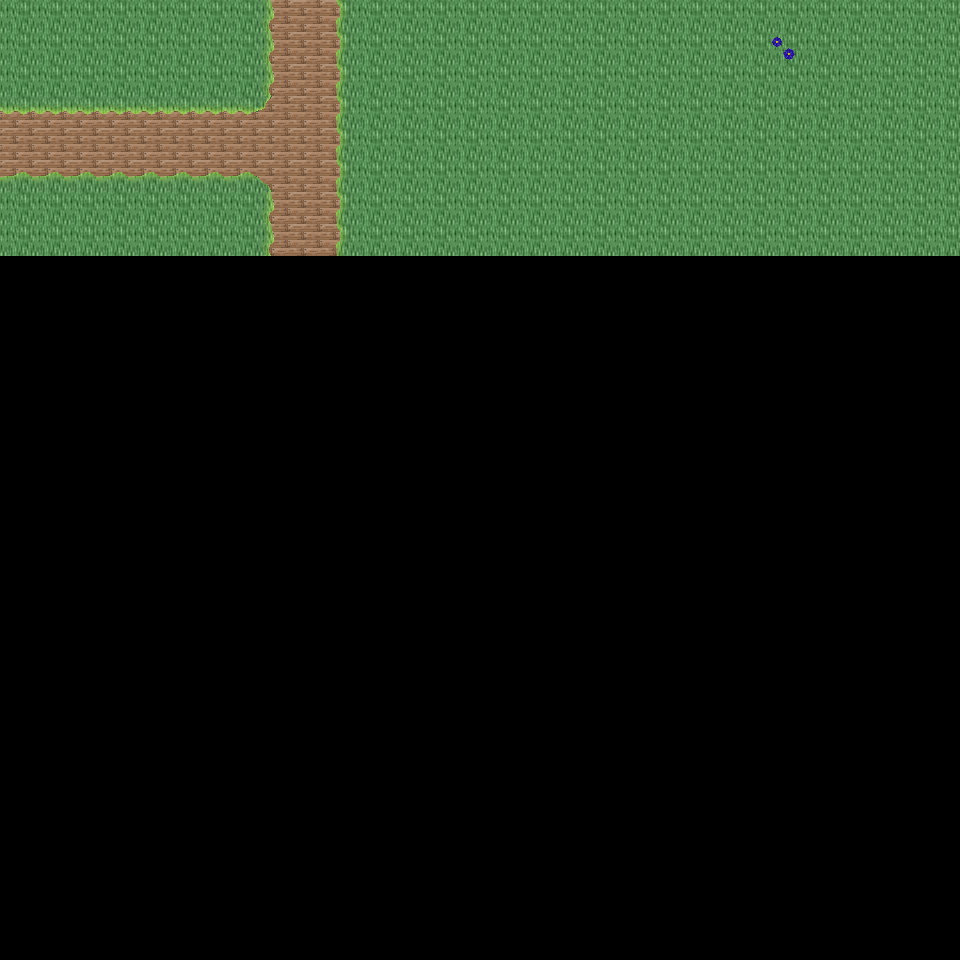

This game map was drawn from its Tiled (.tmx) file and the tilesets committed beside it. A one-line description and the trimmed map source follow:
An orthogonal 30x30 tile map with 32x32 px tiles, 6 tile layers (Ground, Object, Object2, Above, ...), 46 tilesets and 3 objects (3x mapExit).

<map version="1.0" orientation="orthogonal" renderorder="right-down" width="30" height="30" tilewidth="32" tileheight="32" nextobjectid="4">
  <tileset firstgid="1" name="tileset_logic_collision" tilewidth="32" tileheight="32" tilecount="1" columns="1">
    <image source="../drawable/tileset_logic_collision.png" width="32" height="32" />
  </tileset>
  <tileset firstgid="2" name="tileset_ground_ground" tilewidth="32" tileheight="32" tilecount="33" columns="3">
    <image source="../drawable/tileset_ground_ground.png" width="96" height="352" />
  </tileset>
  <tileset firstgid="35" name="tileset_building_castle" tilewidth="32" tileheight="32" tilecount="320" columns="20">
    <image source="../drawable/tileset_building_castle.png" width="640" height="512" />
  </tileset>
  <tileset firstgid="355" name="tileset_item_weapon_cannon" tilewidth="32" tileheight="32" tilecount="12" columns="3">
    <image source="../drawable/tileset_item_weapon_cannon.png" width="96" height="128" />
  </tileset>
  <tileset firstgid="367" name="tileset_item_pot_barrels_1" tilewidth="32" tileheight="32" tilecount="8" columns="4">
    <image source="../drawable/tileset_item_pot_barrels_1.png" width="128" height="64" />
  </tileset>
  <tileset firstgid="375" name="tileset_plant_tree_tree_darkgreen" tilewidth="32" tileheight="32" tilecount="88" columns="8">
    <image source="../drawable/tileset_plant_tree_tree_darkgreen.png" width="256" height="352" />
  </tileset>
  <tileset firstgid="463" name="tileset_building_decoration_chimney_big" tilewidth="32" tileheight="32" tilecount="2" columns="1">
    <image source="../drawable/tileset_building_decoration_chimney_big.png" width="32" height="64" />
  </tileset>
  <tileset firstgid="465" name="tileset_building_door_door" tilewidth="32" tileheight="32" tilecount="6" columns="3">
    <image source="../drawable/tileset_building_door_door.png" width="96" height="64" />
  </tileset>
  <tileset firstgid="471" name="tileset_building_door_closed" tilewidth="32" tileheight="32" tilecount="1" columns="1">
    <image source="../drawable/tileset_building_door_closed.png" width="32" height="32" />
  </tileset>
  <tileset firstgid="472" name="tileset_building_window_window_centered" tilewidth="32" tileheight="32" tilecount="1" columns="1">
    <image source="../drawable/tileset_building_window_window_centered.png" width="32" height="32" />
  </tileset>
  <tileset firstgid="473" name="tileset_plant_bush_bushes" tilewidth="32" tileheight="32" tilecount="10" columns="5">
    <image source="../drawable/tileset_plant_bush_bushes.png" width="160" height="64" />
  </tileset>
  <tileset firstgid="483" name="tileset_furniture_sink_pale_brown_stone" tilewidth="32" tileheight="32" tilecount="4" columns="2">
    <image source="../drawable/tileset_furniture_sink_pale_brown_stone.png" width="64" height="64" />
  </tileset>
  <tileset firstgid="487" name="tileset_logic_item_sheepfood" tilewidth="32" tileheight="32" tilecount="1" columns="1">
    <image source="../drawable/tileset_logic_item_sheepfood.png" width="32" height="32" />
  </tileset>
  <tileset firstgid="488" name="tileset_logic_creature_sheep" tilewidth="32" tileheight="32" tilecount="1" columns="1">
    <image source="../drawable/tileset_logic_creature_sheep.png" width="32" height="32" />
  </tileset>
  <tileset firstgid="489" name="tileset_ground_grass_edges" tilewidth="32" tileheight="32" tilecount="36" columns="12">
    <image source="../drawable/tileset_ground_grass_edges.png" width="384" height="96" />
  </tileset>
  <tileset firstgid="525" name="tileset_ground_grass_corners" tilewidth="32" tileheight="32" tilecount="24" columns="6">
    <image source="../drawable/tileset_ground_grass_corners.png" width="192" height="128" />
  </tileset>
  <tileset firstgid="549" name="tileset_building_decoration_chimney" tilewidth="32" tileheight="32" tilecount="2" columns="1">
    <image source="../drawable/tileset_building_decoration_chimney.png" width="32" height="64" />
  </tileset>
  <tileset firstgid="551" name="tileset_plant_tree_taller_trees" tilewidth="32" tileheight="32" tilecount="32" columns="8">
    <image source="../drawable/tileset_plant_tree_taller_trees.png" width="256" height="128" />
  </tileset>
  <tileset firstgid="583" name="tileset_plant_vine" tilewidth="32" tileheight="32" tilecount="3" columns="1">
    <image source="../drawable/tileset_plant_vine.png" width="32" height="96" />
  </tileset>
  <tileset firstgid="586" name="tileset_logic_item_fruits" tilewidth="32" tileheight="32" tilecount="16" columns="8">
    <image source="../drawable/tileset_logic_item_fruits.png" width="256" height="64" />
  </tileset>
  <tileset firstgid="602" name="tileset_logic_item_vegetable" tilewidth="32" tileheight="32" tilecount="16" columns="8">
    <image source="../drawable/tileset_logic_item_vegetable.png" width="256" height="64" />
  </tileset>
  <tileset firstgid="618" name="tileset_building_fence_fence_chunky" tilewidth="32" tileheight="32" tilecount="21" columns="3">
    <image source="../drawable/tileset_building_fence_fence_chunky.png" width="96" height="224" />
  </tileset>
  <tileset firstgid="639" name="tileset_furniture_light_lamp_blue" tilewidth="32" tileheight="32" tilecount="3" columns="1">
    <image source="../drawable/tileset_furniture_light_lamp_blue.png" width="32" height="96" />
  </tileset>
  <tileset firstgid="642" name="tileset_light_dim_light_7x5" tilewidth="32" tileheight="32" tilecount="35" columns="7">
    <image source="../drawable/tileset_light_dim_light_7x5.png" width="224" height="160" />
  </tileset>
  <tileset firstgid="677" name="tileset_logic_protection" tilewidth="32" tileheight="32" tilecount="2" columns="2">
    <image source="../drawable/tileset_logic_protection.png" width="64" height="32" />
  </tileset>
  <tileset firstgid="679" name="tileset_logic_item_resources" tilewidth="32" tileheight="32" tilecount="6" columns="6">
    <image source="../drawable/tileset_logic_item_resources.png" width="192" height="32" />
  </tileset>
  <tileset firstgid="685" name="tileset_logic_item_mushroom" tilewidth="32" tileheight="32" tilecount="6" columns="6">
    <image source="../drawable/tileset_logic_item_mushroom.png" width="192" height="32" />
  </tileset>
  <tileset firstgid="691" name="tileset_plant_flower_daisy_blue" tilewidth="32" tileheight="32" tilecount="8" columns="2">
    <image source="../drawable/tileset_plant_flower_daisy_blue.png" width="64" height="128" />
  </tileset>
  <tileset firstgid="699" name="tileset_plant_flower_daisy_red" tilewidth="32" tileheight="32" tilecount="8" columns="2">
    <image source="../drawable/tileset_plant_flower_daisy_red.png" width="64" height="128" />
  </tileset>
  <tileset firstgid="707" name="tileset_plant_flower_daisy_white" tilewidth="32" tileheight="32" tilecount="8" columns="2">
    <image source="../drawable/tileset_plant_flower_daisy_white.png" width="64" height="128" />
  </tileset>
  <tileset firstgid="715" name="tileset_plant_flower_daisy_yellow" tilewidth="32" tileheight="32" tilecount="8" columns="2">
    <image source="../drawable/tileset_plant_flower_daisy_yellow.png" width="64" height="128" />
  </tileset>
  <tileset firstgid="723" name="tileset_logic_creature_animal" tilewidth="32" tileheight="32" tilecount="32" columns="8">
    <image source="../drawable/tileset_logic_creature_animal.png" width="256" height="128" />
  </tileset>
  <tileset firstgid="755" name="tileset_logic_creature_rodent" tilewidth="32" tileheight="32" tilecount="8" columns="8">
    <image source="../drawable/tileset_logic_creature_rodent.png" width="256" height="32" />
  </tileset>
  <tileset firstgid="763" name="tileset_item_hen_nest" tilewidth="32" tileheight="32" tilecount="1" columns="1">
    <image source="../drawable/tileset_item_hen_nest.png" width="32" height="32" />
  </tileset>
  <tileset firstgid="764" name="tileset_logic_item_dairy" tilewidth="32" tileheight="32" tilecount="1" columns="1">
    <image source="../drawable/tileset_logic_item_dairy.png" width="32" height="32" />
  </tileset>
  <tileset firstgid="765" name="tileset_plant_flower_red_blue_clusters" tilewidth="32" tileheight="32" tilecount="4" columns="1">
    <image source="../drawable/tileset_plant_flower_red_blue_clusters.png" width="32" height="128" />
  </tileset>
  <tileset firstgid="769" name="tileset_plant_flower_pointed_yellow" tilewidth="32" tileheight="32" tilecount="2" columns="2">
    <image source="../drawable/tileset_plant_flower_pointed_yellow.png" width="64" height="32" />
  </tileset>
  <tileset firstgid="771" name="tileset_building_decoration_banner" tilewidth="32" tileheight="32" tilecount="12" columns="1">
    <image source="../drawable/tileset_building_decoration_banner.png" width="32" height="384" />
  </tileset>
  <tileset firstgid="783" name="tileset_logic_creature_fowl" tilewidth="32" tileheight="32" tilecount="6" columns="6">
    <image source="../drawable/tileset_logic_creature_fowl.png" width="192" height="32" />
  </tileset>
  <tileset firstgid="789" name="tileset_logic_portal" tilewidth="32" tileheight="32" tilecount="24" columns="8">
    <image source="../drawable/tileset_logic_portal.png" width="256" height="96" />
  </tileset>
  <tileset firstgid="813" name="tileset_building_cottage" tilewidth="32" tileheight="32" tilecount="256" columns="16">
    <image source="../drawable/tileset_building_cottage.png" width="512" height="512" />
  </tileset>
  <tileset firstgid="1069" name="tileset_building_roof_thatched_roof" tilewidth="32" tileheight="32" tilecount="256" columns="16">
    <image source="../drawable/tileset_building_roof_thatched_roof.png" width="512" height="512" />
  </tileset>
  <tileset firstgid="1325" name="tileset_building_door_doors" tilewidth="32" tileheight="32" tilecount="256" columns="16">
    <image source="../drawable/tileset_building_door_doors.png" width="512" height="512" />
  </tileset>
  <tileset firstgid="1581" name="tileset_building_window_windows" tilewidth="32" tileheight="32" tilecount="256" columns="16">
    <image source="../drawable/tileset_building_window_windows.png" width="512" height="512" />
  </tileset>
  <tileset firstgid="1837" name="tileset_ground_ground_3" tilewidth="32" tileheight="32" tilecount="5" columns="5">
    <image source="../drawable/tileset_ground_ground_3.png" width="160" height="32" />
  </tileset>
  <tileset firstgid="1842" name="tileset_plant_bush_leafy" tilewidth="32" tileheight="32" tilecount="48" columns="8">
    <image source="../drawable/tileset_plant_bush_leafy.png" width="256" height="192" />
  </tileset>
  <layer name="Ground" width="30" height="30">
    <data>[900 cells, 240 non-empty, 2 distinct tile ids]</data>
  </layer>
  <layer name="Object" width="30" height="30">
    <data>[900 cells, 32 non-empty, 7 distinct tile ids]</data>
  </layer>
  <layer name="Object2" width="30" height="30">
    <data>[900 cells, 0 non-empty, 0 distinct tile ids]</data>
  </layer>
  <layer name="Above" width="30" height="30">
    <data>[900 cells, 0 non-empty, 0 distinct tile ids]</data>
  </layer>
  <layer name="Above2" width="30" height="30">
    <data>[900 cells, 0 non-empty, 0 distinct tile ids]</data>
  </layer>
  <layer name="Walkable" width="30" height="30">
    <data>[900 cells, 0 non-empty, 0 distinct tile ids]</data>
  </layer>
  <objectgroup name="MapEvents">
    <object id="1" name="north" type="mapExit" x="0" y="0" width="960" height="32">
      <properties>
        <property name="map" value="level_0_x2_y45" />
        <property name="x" value="0" />
        <property name="y" value="28" />
      </properties>
    </object>
    <object id="2" name="west" type="mapExit" x="0" y="0" width="32" height="960">
      <properties>
        <property name="map" value="level_0_x1_y46" />
        <property name="x" value="28" />
        <property name="y" value="0" />
      </properties>
    </object>
    <object id="3" name="east" type="mapExit" x="928" y="0" width="32" height="960">
      <properties>
        <property name="map" value="level_0_x3_y46" />
        <property name="x" value="1" />
        <property name="y" value="0" />
      </properties>
    </object>
  </objectgroup>
</map>
